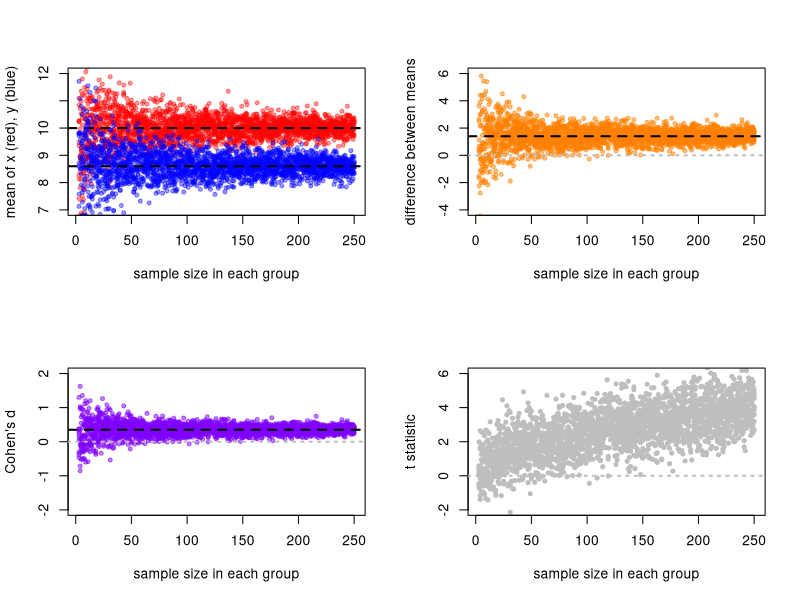
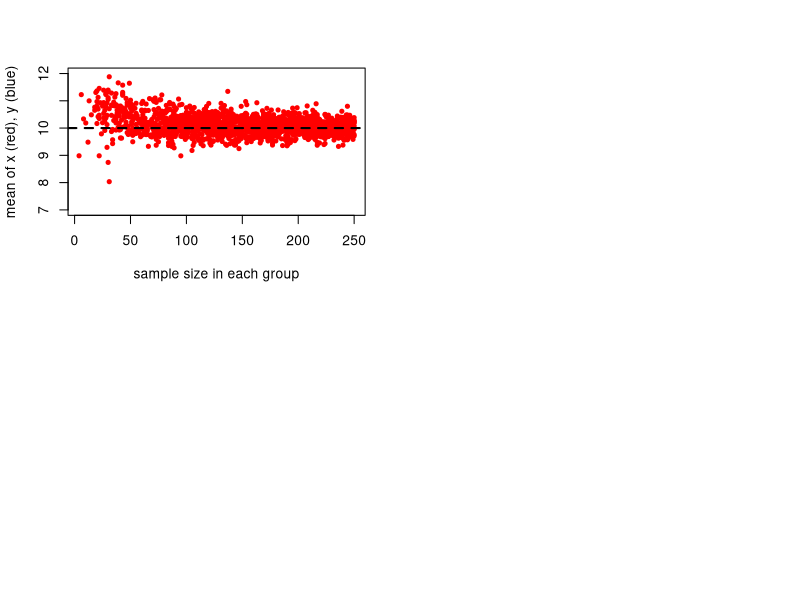

The R source for these figures, in order: (Note: this script raises an error after producing the figures.)
# Demonstrating that the focus on significant results and/or "file drawer syndrome" causes publication bias in estimates


n <- sort(rep(3:250, times = 10)) # 10 simulations at each sample size


# function to calculate all of the relevant quantities

d_t_mean_p_calc <- function(n, diff = 1.4) {
  
  x <- rnorm(n, mean = 10, sd = 4)
  
  y <- rnorm(n, mean = (10 - diff), sd = 4)
  
  difference <- mean(x) - mean(y)
  
  std_dev_pooled <- sqrt( ( ((n-1)*var(x)) + ((n-1)*var(y)) )   / (2*n - 2) )
  
  d <- (difference/std_dev_pooled) * (1 - (3/(4*(2*n-2) - 1)) ) # corrected for small sample size ala Hedges and Olkin 1985
  
  tt <- t.test(x, y, alternative = "two.sided")
  tstat <- tt$statistic
  pval  <- tt$p.value
  
  mean_x <- mean(x)
  mean_y <- mean(y)
  
  return(c(mean_x = mean_x, 
           mean_y = mean_y, 
           difference = difference,
           d = d, 
           tstat = tstat,
           pval = pval,
           n = n))}
           
           


d_t_mean_p_n <- t(sapply(n, d_t_mean_p_calc)) # generate all of the values under simulation


d_t_mean_p_n <- as.data.frame(d_t_mean_p_n)

par(mfrow = c(2,2))

plot(mean_x ~ n, data = d_t_mean_p_n,
     pch = 20, cex = 1, col = rgb(1,0, 0, alpha = 0.4),
     ylim = c(7, 12),
     ylab = "mean of x (red), y (blue)",
     xlab = "sample size in each group")
abline(h = 10, lwd = 2, lty = 2)


points(y = d_t_mean_p_n$mean_y, x = n,
     pch = 20, cex = 1, col = rgb(0,0,1, alpha = 0.4),
     ylim = c(6, 14),
     ylab = "mean of y",
     xlab = "sample size in each group")
abline(h = 8.6, lwd = 2, lty = 2)

plot(difference ~ n, data = d_t_mean_p_n,
     pch = 20, cex = 1, col = rgb(1, 0.5, 0, alpha = 0.5),
     ylim = c(-4, 6),
     ylab = "difference between means",
     xlab = "sample size in each group")
abline(h = 1.4, lwd = 2, lty = 2)
abline(h = 0, lwd = 2, lty = 3, col = "grey")

plot(d ~ n, data = d_t_mean_p_n,
     pch = 20, cex = 1, col = rgb(0.5,0,1, alpha = 0.5),
     ylim = c(-2, 2),
     ylab = "Cohen's d",
     xlab = "sample size in each group")
abline(h = (1.4/4), lwd = 2, lty = 2)
abline(h = 0, lwd = 2, lty = 3, col = "grey")


plot(tstat.t ~ n, data = d_t_mean_p_n,
     pch = 20, cex = 1, col = "grey", 
     ylim = c(-2, 6),
     ylab = "t statistic",
     xlab = "sample size in each group")
abline(h = 0, lwd = 2, lty = 3, col = "grey")

par(mfrow = c(1,1))



## How about if we exclude non-significant values? i.e simulating a field of discipline where only "significant" effects get published

dim(d_t_mean_p_n)

d_t_mean_significantOnly <- d_t_mean_p_n[d_t_mean_p_n$pval <= 0.05,]


dim(d_t_mean_significantOnly)

par(mfrow = c(2,2))

plot(mean_x ~ n, data = d_t_mean_significantOnly,
     pch = 20, cex = 1, col = "red",
     ylim = c(7, 12),
     ylab = "mean of x (red), y (blue)",
     xlab = "sample size in each group")
abline(h = 10, lwd = 2, lty = 2)

points(y = d_t_mean_significantOnly$mean_y, x = n,
     pch = 20, cex = 1.2, col = "blue",
     ylim = c(6, 14),
     ylab = "mean of y",
     xlab = "sample size in each group")
abline(h = 8.6, lwd = 2, lty = 2)


plot(difference ~ n_, data = d_t_mean_significantOnly,
     pch = 20, cex = 1.2, col = "orange",
     ylim = c(-4, 6),
     ylab = "difference between means",
     xlab = "sample size in each group")
abline(h = 1.4, lwd = 2, lty = 2)
abline(h = 0, lwd = 2, lty = 3, col = "grey")     

plot(d ~ n, data = d_t_mean_significantOnly,
     pch = 20, cex = 1.2, col = "purple",
     ylim = c(-2, 2),
     ylab = "Cohen's d",
     xlab = "sample size in each group")
abline(h = (1.4/4), lwd = 2, lty = 2)
abline(h = 0, lwd = 2, lty = 3, col = "grey")

plot(tstat.t ~ n, data = d_t_mean_significantOnly,
     pch = 20, cex = 1.2, col = "grey",
     ylim = c(-2, 6),
     ylab = "t statistic",
     xlab = "sample size in each group")
abline(h = 0, lwd = 2, lty = 3, col = "grey")

par(mfrow = c(1,1))




## how much bias?

## For sample sizes less than 50 
mean(d_t_mean_significantOnly[n < 50, 4])

mean(d_t_mean_p_n[n < 50, 4])

## the value of d from this is approximately 2 X greater than it should be!

##From 30 to 100, still 50% greater than what it should be for only the significant tests.
mean(d_t_mean_significantOnly[n >= 30 & n <= 100 , 4])

mean(d_t_mean_p_n[n >= 30 & n <= 100 , 4])


##From 101 to 250, still about 10% greater than what it should be for only the significant tests.
mean(d_t_mean_significantOnly[n > 101 & n <= 250 , 4])

mean(d_t_mean_p_n[n > 100 & n <= 250 , 4])

# Even still the estimates are inflated!



## This is a useful way of visualizing the bias (suggested by Ben Bolker)
trans_black <- adjustcolor("black", alpha.f = 0.2)
trans_red <- adjustcolor("red", alpha.f = 0.2)

plot(d_t_mean_p_n$n, abs(d_t_mean_p_n[,"d"]), 
    pch = 16, col = trans_black,
    ylab = "|d|", xlab = "sample size",
    main = "selective publication biases estimates of effects")

lines(lowess(d_t_mean_p_n$n, 
    abs(d_t_mean_p_n[,"d"])), lwd = 2 )

points(d_t_mean_significantOnly$n, 
    abs(d_t_mean_significantOnly[,"d"]),
       col = trans_red,)
       
lines(lowess(d_t_mean_significantOnly$n, 
    abs(d_t_mean_significantOnly[,"d"])), 
    lwd = 2, col = "red")
      
      
legend("topright", 
    legend = c("all", " p < 0.05"),
    pch = c(20, 1), bty = "n", cex = 1.5,
    col = c(trans_black, trans_red))

